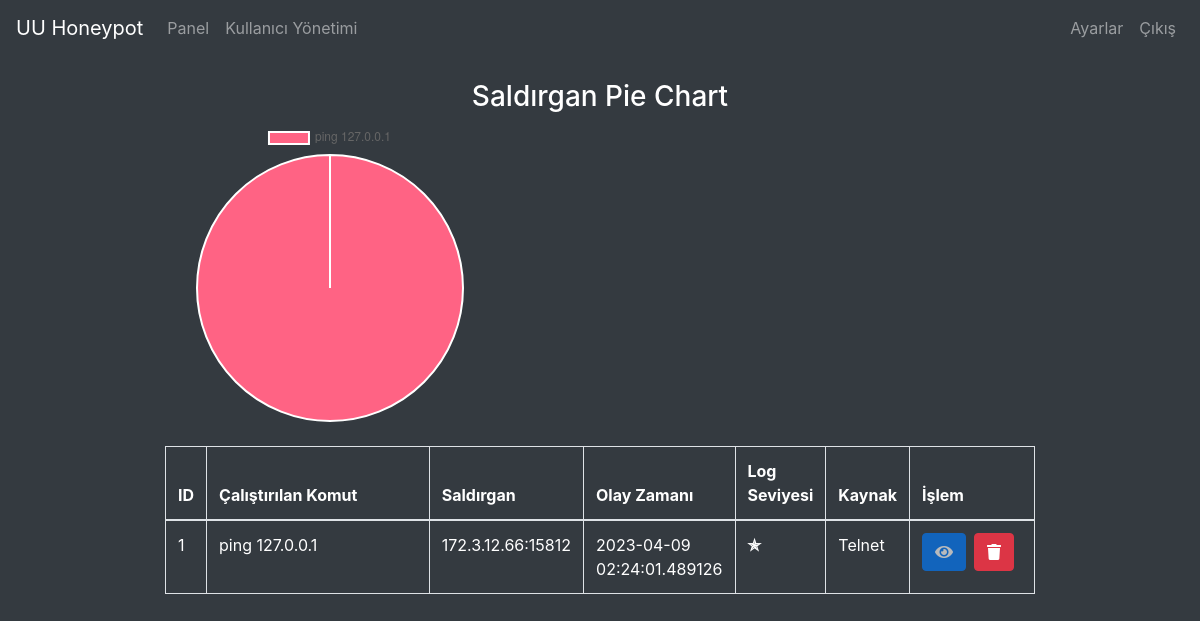
/log/history (signed in), run on an earlier commit of the app's database.
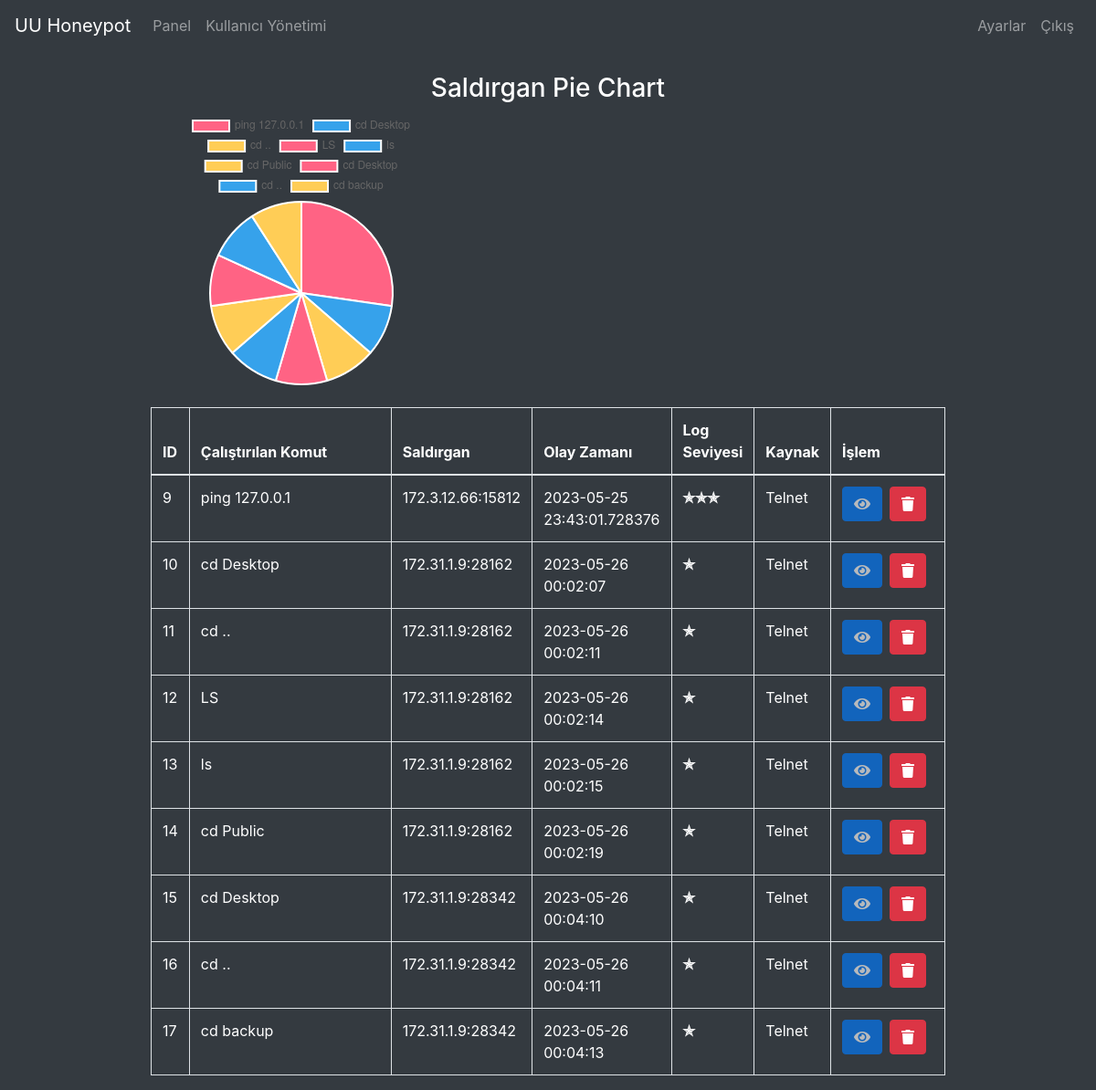
And on a later commit of the database.
### app/views.py (models this page shows)
class Log(db.Model):
    __tablename__ = 'Log'
    id = db.Column(db.Integer, primary_key=True)
    command = db.Column(db.String,  nullable=False)
    ip_port = db.Column(db.String, nullable=False)
    timestand = db.Column(db.DateTime, nullable=False)
    level = db.Column(db.Integer, nullable=False)
    source = db.Column(db.String, nullable=False)
    user_viewable = db.Column(db.Boolean, nullable=False)

### app/views.py (the view)
@app.route("/log/history", methods=['GET'])
@admin_required
def log_history():
    logs = db.session.query(Log).order_by(Log.timestand)
    return render_template('log/history.html', logs=logs)

### app/views.py (called while the page is built)
def admin_required(func):
    @wraps(func)
    def decorated_view(*args, **kwargs):
        if session.get('role') != 'admin':
            abort(403)
        return func(*args, **kwargs)
    return decorated_view

### app/templates/log/history.html (shortened to what this page needs)
{% extends 'base.html' %}
{% block content %}
{% include 'log/chart.html' %}
<table class="table table-bordered text-white">
  <thead>
    <tr>
      <th scope="col" style="max-width:50px;">ID</th>
      <th scope="col" style="width:600px;">Çalıştırılan Komut</th>
      <th scope="col" style="max-width:150px;">Saldırgan</th>
      <th scope="col" style="max-width:150px;">Olay Zamanı</th>
      <th scope="col" style="max-width:150px;">Log Seviyesi</th>
      <th scope="col">Kaynak</th>
      <th scope="col" style="max-width:200px;">İşlem</th>
    </tr>
  </thead>
  <tbody>
    {% for log in logs %}
    <tr>
      <td>{{ log.id }}</td>
      <td>{{ log.command }}</td>
      <td>{{ log.ip_port }}</td>
      <td>{{ log.timestand }}</td>
      <td><b>{% for i in range(log.level) %}✯{% endfor %}</b></td>
      <td>{{ log.source }}</td>
      <td>
        <div class="d-flex">
          {% if log.user_viewable == False %}
          <form action="/log/{{ log.id }}/escale" method="post">
            <button class="btn btn-primary mr-2" data-toggle="tooltip" data-placement="bottom"
              title="Log'u Bekleyenlere Geri Taşı">
              <i class="fas fa-eye"></i>
            </button>
          </form>
          {% else %}
          <button class="btn btn-primary mr-2" data-toggle="tooltip" disabled data-placement="bottom"
            title="Log'u Bekleyenlere Geri Taşı">
            <i class="fas fa-eye"></i>
          </button>
          {% endif %}
          <form action="/log/{{ log.id }}/delete" method="post">
            <button class="btn btn-danger mr-2" data-toggle="tooltip" data-placement="bottom" title="Log'u Sil">
              <i class="fas fa-trash"></i>
            </button>
          </form>
        </div>
      </td>
    </tr>
    {% endfor %}
  </tbody>
</table>
{% endblock %}

What changed in the data, as far as the page shows it:
removed Log: id "1", command "ping 127.0.0.1", ip_port "172.3.12.66:15812", timestand "2023-04-09 02:24:01.489126", level 1 (drawn), source "Telnet", user_viewable True (drawn)
added Log: id "9", command "ping 127.0.0.1", ip_port "172.3.12.66:15812", timestand "2023-05-25 23:43:01.728376", level 3 (drawn), source "Telnet", user_viewable True (drawn)
added Log: id "10", command "cd Desktop", ip_port "172.31.1.9:28162", timestand "2023-05-26 00:02:07", level 1 (drawn), source "Telnet", user_viewable True (drawn)
added Log: id "11", command "cd ..", ip_port "172.31.1.9:28162", timestand "2023-05-26 00:02:11", level 1 (drawn), source "Telnet", user_viewable True (drawn)
added Log: id "12", command "LS", ip_port "172.31.1.9:28162", timestand "2023-05-26 00:02:14", level 1 (drawn), source "Telnet", user_viewable True (drawn)
added Log: id "13", command "ls", ip_port "172.31.1.9:28162", timestand "2023-05-26 00:02:15", level 1 (drawn), source "Telnet", user_viewable True (drawn)
added Log: id "14", command "cd Public", ip_port "172.31.1.9:28162", timestand "2023-05-26 00:02:19", level 1 (drawn), source "Telnet", user_viewable True (drawn)
added Log: id "15", command "cd Desktop", ip_port "172.31.1.9:28342", timestand "2023-05-26 00:04:10", level 1 (drawn), source "Telnet", user_viewable True (drawn)
added Log: id "16", command "cd ..", ip_port "172.31.1.9:28342", timestand "2023-05-26 00:04:11", level 1 (drawn), source "Telnet", user_viewable True (drawn)
added Log: id "17", command "cd backup", ip_port "172.31.1.9:28342", timestand "2023-05-26 00:04:13", level 1 (drawn), source "Telnet", user_viewable True (drawn)
Also different on the page:
chart data {{ log.command }}: ping 127.0.0.1 → ping 127.0.0.1, cd Desktop, cd .., LS, ls, cd Public, cd Desktop, cd .., cd backup
chart data {{ log.level }}: 1 → 3, 1, 1, 1, 1, 1, 1, 1, 1
